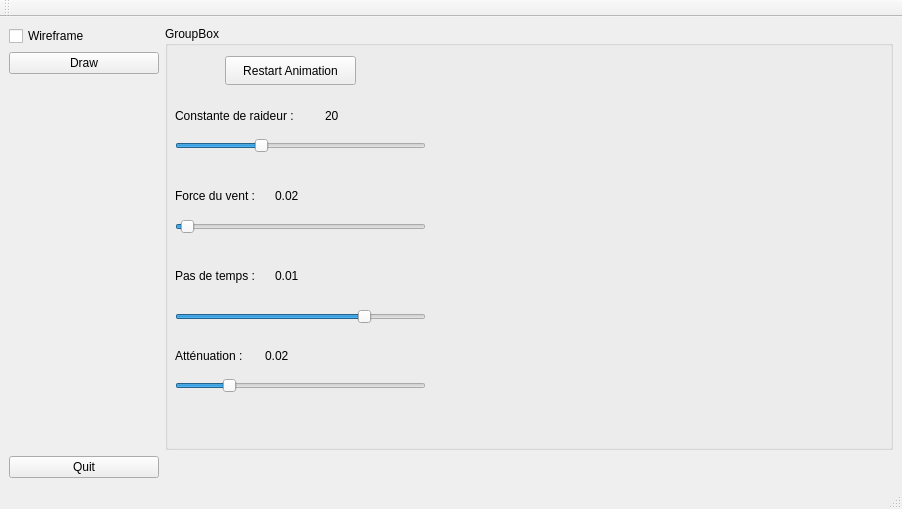
<?xml version="1.0" encoding="UTF-8"?>
<ui version="4.0">
 <class>MainWindow</class>
 <widget class="QMainWindow" name="MainWindow">
  <property name="geometry">
   <rect>
    <x>0</x>
    <y>0</y>
    <width>902</width>
    <height>509</height>
   </rect>
  </property>
  <property name="sizePolicy">
   <sizepolicy hsizetype="Preferred" vsizetype="Preferred">
    <horstretch>0</horstretch>
    <verstretch>0</verstretch>
   </sizepolicy>
  </property>
  <property name="windowTitle">
   <string>MainWindow</string>
  </property>
  <widget class="QWidget" name="centralwidget">
   <property name="sizePolicy">
    <sizepolicy hsizetype="Preferred" vsizetype="Preferred">
     <horstretch>0</horstretch>
     <verstretch>0</verstretch>
    </sizepolicy>
   </property>
   <layout class="QHBoxLayout" name="horizontalLayout">
    <item>
     <layout class="QGridLayout" name="gridLayout">
      <property name="sizeConstraint">
       <enum>QLayout::SetFixedSize</enum>
      </property>
      <item row="0" column="0">
       <widget class="QCheckBox" name="wireframe">
        <property name="sizePolicy">
         <sizepolicy hsizetype="Fixed" vsizetype="Fixed">
          <horstretch>0</horstretch>
          <verstretch>0</verstretch>
         </sizepolicy>
        </property>
        <property name="minimumSize">
         <size>
          <width>150</width>
          <height>0</height>
         </size>
        </property>
        <property name="text">
         <string>Wireframe</string>
        </property>
       </widget>
      </item>
      <item row="3" column="0">
       <widget class="QPushButton" name="quit">
        <property name="sizePolicy">
         <sizepolicy hsizetype="Fixed" vsizetype="Fixed">
          <horstretch>0</horstretch>
          <verstretch>0</verstretch>
         </sizepolicy>
        </property>
        <property name="minimumSize">
         <size>
          <width>150</width>
          <height>0</height>
         </size>
        </property>
        <property name="text">
         <string>Quit</string>
        </property>
       </widget>
      </item>
      <item row="1" column="0">
       <widget class="QPushButton" name="draw">
        <property name="sizePolicy">
         <sizepolicy hsizetype="Fixed" vsizetype="Fixed">
          <horstretch>0</horstretch>
          <verstretch>0</verstretch>
         </sizepolicy>
        </property>
        <property name="minimumSize">
         <size>
          <width>150</width>
          <height>0</height>
         </size>
        </property>
        <property name="text">
         <string>Draw</string>
        </property>
       </widget>
      </item>
      <item row="0" column="1" rowspan="3">
       <widget class="QGroupBox" name="groupBox">
        <property name="title">
         <string>GroupBox</string>
        </property>
        <widget class="QSlider" name="raideur">
         <property name="geometry">
          <rect>
           <x>10</x>
           <y>110</y>
           <width>251</width>
           <height>20</height>
          </rect>
         </property>
         <property name="minimum">
          <number>10</number>
         </property>
         <property name="maximum">
          <number>40</number>
         </property>
         <property name="value">
          <number>20</number>
         </property>
         <property name="orientation">
          <enum>Qt::Horizontal</enum>
         </property>
        </widget>
        <widget class="QPushButton" name="restart">
         <property name="geometry">
          <rect>
           <x>60</x>
           <y>30</y>
           <width>131</width>
           <height>29</height>
          </rect>
         </property>
         <property name="text">
          <string>Restart Animation</string>
         </property>
        </widget>
        <widget class="QLabel" name="label">
         <property name="geometry">
          <rect>
           <x>10</x>
           <y>80</y>
           <width>161</width>
           <height>20</height>
          </rect>
         </property>
         <property name="text">
          <string>Constante de raideur :</string>
         </property>
        </widget>
        <widget class="QSlider" name="vent">
         <property name="geometry">
          <rect>
           <x>10</x>
           <y>190</y>
           <width>251</width>
           <height>21</height>
          </rect>
         </property>
         <property name="value">
          <number>2</number>
         </property>
         <property name="orientation">
          <enum>Qt::Horizontal</enum>
         </property>
        </widget>
        <widget class="QLabel" name="label_2">
         <property name="geometry">
          <rect>
           <x>10</x>
           <y>160</y>
           <width>121</width>
           <height>20</height>
          </rect>
         </property>
         <property name="text">
          <string>Force du vent :</string>
         </property>
        </widget>
        <widget class="QLabel" name="label_3">
         <property name="geometry">
          <rect>
           <x>10</x>
           <y>240</y>
           <width>121</width>
           <height>20</height>
          </rect>
         </property>
         <property name="text">
          <string>Pas de temps :</string>
         </property>
        </widget>
        <widget class="QSlider" name="temps">
         <property name="geometry">
          <rect>
           <x>10</x>
           <y>280</y>
           <width>251</width>
           <height>21</height>
          </rect>
         </property>
         <property name="maximum">
          <number>130</number>
         </property>
         <property name="value">
          <number>100</number>
         </property>
         <property name="orientation">
          <enum>Qt::Horizontal</enum>
         </property>
        </widget>
        <widget class="QLabel" name="label_4">
         <property name="geometry">
          <rect>
           <x>10</x>
           <y>320</y>
           <width>131</width>
           <height>20</height>
          </rect>
         </property>
         <property name="text">
          <string>Atténuation :</string>
         </property>
        </widget>
        <widget class="QSlider" name="attenuation">
         <property name="geometry">
          <rect>
           <x>10</x>
           <y>350</y>
           <width>251</width>
           <height>20</height>
          </rect>
         </property>
         <property name="maximum">
          <number>1000</number>
         </property>
         <property name="value">
          <number>200</number>
         </property>
         <property name="orientation">
          <enum>Qt::Horizontal</enum>
         </property>
        </widget>
        <widget class="QLabel" name="K_value">
         <property name="geometry">
          <rect>
           <x>160</x>
           <y>80</y>
           <width>63</width>
           <height>20</height>
          </rect>
         </property>
         <property name="text">
          <string>20</string>
         </property>
        </widget>
        <widget class="QLabel" name="Kw_value">
         <property name="geometry">
          <rect>
           <x>110</x>
           <y>160</y>
           <width>63</width>
           <height>20</height>
          </rect>
         </property>
         <property name="text">
          <string>0.02</string>
         </property>
        </widget>
        <widget class="QLabel" name="T_value">
         <property name="geometry">
          <rect>
           <x>110</x>
           <y>240</y>
           <width>63</width>
           <height>20</height>
          </rect>
         </property>
         <property name="text">
          <string>0.01</string>
         </property>
        </widget>
        <widget class="QLabel" name="A_value">
         <property name="geometry">
          <rect>
           <x>100</x>
           <y>320</y>
           <width>63</width>
           <height>20</height>
          </rect>
         </property>
         <property name="text">
          <string>0.02</string>
         </property>
        </widget>
       </widget>
      </item>
     </layout>
    </item>
    <item>
     <layout class="QVBoxLayout" name="layout_scene">
      <property name="sizeConstraint">
       <enum>QLayout::SetDefaultConstraint</enum>
      </property>
     </layout>
    </item>
   </layout>
  </widget>
  <widget class="QMenuBar" name="menubar">
   <property name="geometry">
    <rect>
     <x>0</x>
     <y>0</y>
     <width>902</width>
     <height>26</height>
    </rect>
   </property>
  </widget>
  <widget class="QStatusBar" name="statusbar"/>
  <widget class="QToolBar" name="toolBar">
   <property name="windowTitle">
    <string>toolBar</string>
   </property>
   <attribute name="toolBarArea">
    <enum>TopToolBarArea</enum>
   </attribute>
   <attribute name="toolBarBreak">
    <bool>false</bool>
   </attribute>
  </widget>
 </widget>
 <resources/>
 <connections/>
</ui>
